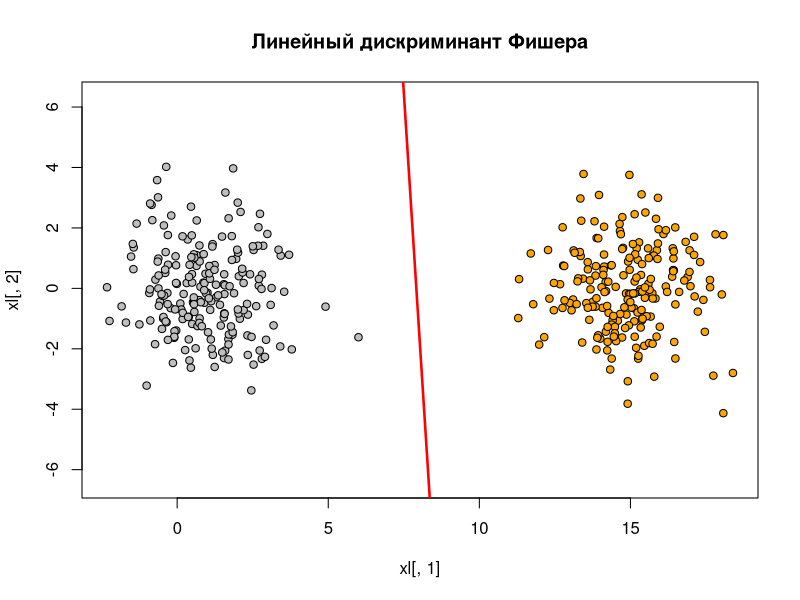

Generate this figure with R: (Note: this script raises an error after producing the figure.)
library(MASS)

get_mu <- function(xl)
{

	m <- dim(xl)[2]
	mu <- matrix(NA, 1, m)
	
	for(i in 1:m)
	{
		mu[1,i] <- mean(xl[,i])
	}
	
	return(mu)
	
}

get_matrix <- function(xl1,xl2,mu1,mu2)
{

	n <- dim(xl1)[1]
	m <- dim(xl2)[1]
	nm <- n+m
	col <- dim(xl1)[2]
	sigma <- matrix(0, col, col)
	for(i in 1:n)
	{
		sigma <- sigma + (t(xl1[i,]-mu1) %*% (xl1[i,]-mu1))
	}

	for(i in 1:m)
	{
		sigma <- sigma + (t(xl2[i,]-mu2) %*% (xl2[i,]-mu2))
	}
	return(sigma/(nm+2))

}

get_coef <- function(mu1,mu2,sigma1,sigma2)
{
	d1 <- det(sigma1)
  	d2 <- det(sigma2)
  	invs1 <- solve(sigma1)
  	invs2 <- solve(sigma2)
  
  	a <- invs1 - invs2
  	b <- invs1 %*% t(mu1) - invs2 %*% t(mu2)
  
 	D <- -2 * b[1, 1] # x
  	E <- -2 * b[2, 1] # y
  	G <- c(mu1 %*% invs1 %*% t(mu1) - mu2 %*% invs2 %*% t(mu2)) + log(abs(det(sigma1))) - log(abs(det(sigma2)))
  
  	func <- function(x, y) {
    		x*D + y*E + G
  	}
	return(func)
}


c <- 200
sigma1 <- matrix(c(2, 0, 0, 2), 2, 2)
sigma2 <- matrix(c(2, 0, 0, 2), 2, 2)

mu1 <- c(1, 0)
mu2 <- c(15, 0)

xy1 <- mvrnorm(n=c, mu1, sigma1)
xy2 <- mvrnorm(n=c, mu2, sigma2)
xl <- rbind(cbind(xy1, 1), cbind(xy2, 2))

colors <- c("gray", "orange")
plot(xl[,1], xl[,2], pch = 21, bg = colors[xl[,3]], asp = 1, main = "Линейный дискриминант Фишера")

classif <- function(xl,l,classes,lamda,P){

m <- length(classes)
first <- xl[xl[,3] == 1, 1:2]
second <- xl[xl[,3] == 2, 1:2]

mu1 <- get_mu(first)
mu2 <- get_mu(second)
sigma <- get_matrix(first,second,mu1,mu2)

f <- get_coef(mu1,mu2,sigma,sigma)
x <- y <- seq(-10, 20, len = 100)
z <- outer(x, y, f)
contour(x, y, z, levels = 0, drawlabels = FALSE, lwd = 2.5, col = "red", add = TRUE)

max  <- -100000 
class <- "unknown"
for(i in 1:m){
 k <- log(lamda*P)-0.5*t(mu[i,]) %*% solve(sigma) %*% mu[i,]+t(l) %*% solve(sigma) %*% mu[i,]
 if( k > max ){
	max <- k
	class <- classes[i]
}
}
return(class)
}

l  <-  c(9,0)

class <- classif(xl,l,colors,1,0.5)
points(l[1],l[2],pch = 21, col=colors[class], asp = 1)

for(i in seq(-3,20,1)){
for(j in seq(-10,10,1)){
l<-c(i,j)
class <- classif(xl,l,colors,1,0.5)
points(l[1],l[2],pch = 21, col=class, asp = 1)
}
}
